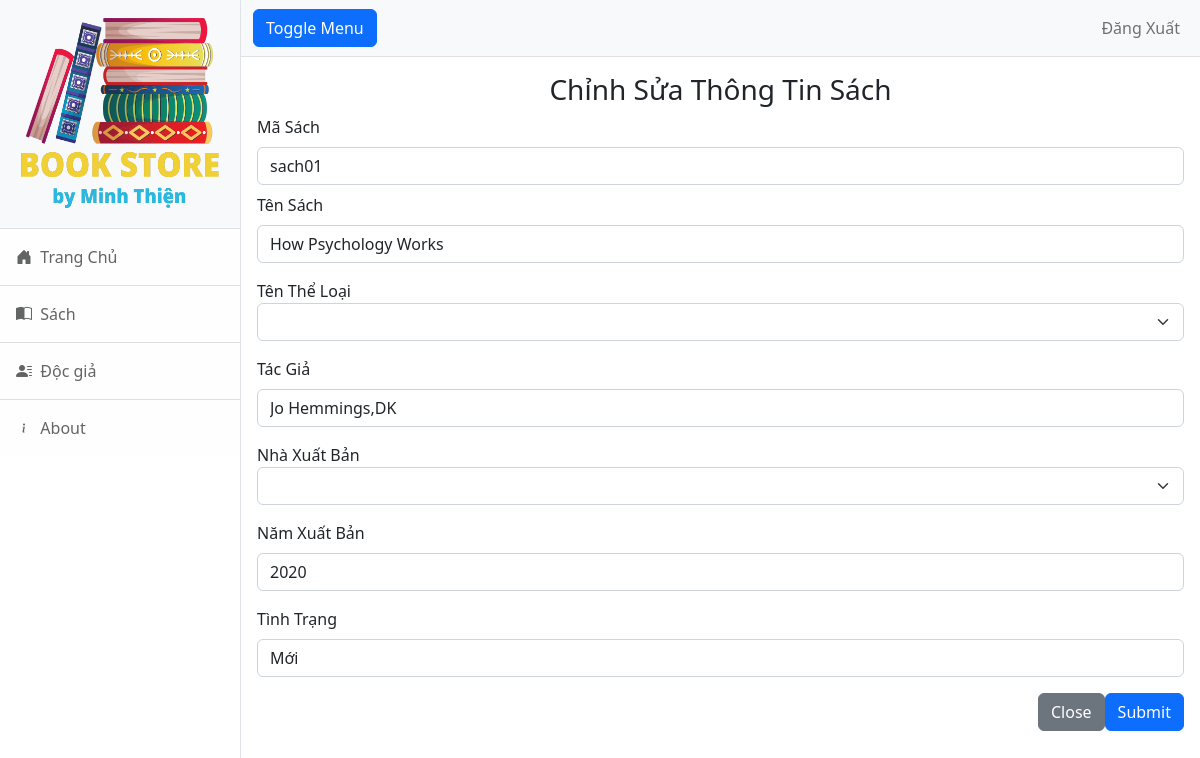
The app's page /thuvien/Sach/edit_book.php?masach=sach01 with its own data.
### tables this page shows
CREATE TABLE `sach` (
  `masach` varchar(10) NOT NULL,
  `tensach` varchar(50) NOT NULL,
  `matheloai` varchar(10) NOT NULL,
  `tacgia` varchar(50) NOT NULL,
  `manxb` varchar(10) NOT NULL,
  `namxuatban` year(4) NOT NULL,
  `hientrang` varchar(20) NOT NULL
);

### thuvien/Sach/edit_book.php (the view, shortened to what this page needs)
<!DOCTYPE html>
<head>
    <link href="css/styles.css" rel="stylesheet" />
</head>
<?php
include('connect.php');
$masach = $_GET['masach'];
$query = "SELECT * FROM sach WHERE masach ='$masach'";
$ketqua = mysqli_query($connect, $query);
$row = mysqli_fetch_array($ketqua);
?>
<body>
    <div class="d-flex" id="wrapper">
        <div class="border-end bg-white" id="sidebar-wrapper">
            <div class="sidebar-heading border-bottom bg-light"><img height="200px" width="200px" src="img/logo.png"></div>
            <div class="list-group list-group-flush">
                <a class="bi bi-house-door-fill list-group-item list-group-item-action list-group-item-light p-3" href="home.php"> &nbspTrang Chủ</a>
                <a class="bi bi-book-half list-group-item list-group-item-action list-group-item-light p-3" href="#!"> &nbspSách</a>
                <a class="bi bi-person-lines-fill list-group-item list-group-item-action list-group-item-light p-3" href="../DocGia/docgia.php"> &nbspĐộc giả</a>
                <a class="bi bi-info list-group-item list-group-item-action list-group-item-light p-3" href="#!"> &nbspAbout</a>
            </div>
        </div>
        <div id="page-content-wrapper">
            <nav class="navbar navbar-expand-lg navbar-light bg-light border-bottom">
                <div class="container-fluid">
                    <button class="btn btn-primary" id="sidebarToggle">Toggle Menu</button>
                    <div class="collapse navbar-collapse" id="navbarSupportedContent">
                        <ul class="navbar-nav ms-auto mt-2 mt-lg-0">
                            <li class="nav-item active"><a class="nav-link" href="logout.php">Đăng Xuất</a></li>
                        </ul>
                    </div>
                </div>
            </nav>
            <form class="p-md-3" action="Update_book.php" method="post">
                <h3 class="text-center">Chỉnh Sửa Thông Tin Sách</h3>
                <div class="mb-2">
                    <label for="exampleInputMaNV" class="form-label">Mã Sách</label>
                    <input class="form-control" type="text" name="masach" placeholder="Mã Sách" value="<?php echo $row['masach']; ?>">
                </div>
                <div class="mb-3">
                    <label for="exampleInputUsername" class="form-label">Tên Sách</label>
                    <input class="form-control" type="text" name="tensach" placeholder="Tên Sách" value="<?php echo $row['tensach']; ?>">
                </div>
                <div class="mb-3">
                    <div class="control-group">
                        <label class="control-label" for="inputtheloai">Tên Thể Loại</label>
                        <select class="form-select" name="matheloai" >
                            <option></option>
                            <?php
                            include("../connect.php");
                            $cat_query = mysqli_query($connect, "select * from theloai");
                            while ($cat_row = mysqli_fetch_array($cat_query)) {
                            ?>
                                <option value="<?php echo $cat_row['matheloai']; ?>"><?php echo $cat_row['tentheloai']; ?></option>
                            <?php  } ?>
                        </select>
                    </div>
                </div>
                <div class="mb-3">
                    <label for="exampleInputUsername" class="form-label">Tác Giả</label>
                    <input class="form-control" type="text" name="tacgia" placeholder="Tác Giả" value="<?php echo $row['tacgia']; ?>">
                </div>
                <div class="mb-3">
                    <div class="control-group">
                        <label class="control-label" for="inputtheloai">Nhà Xuất Bản</label>
                        <select class="form-select" name="manxb">
                            <option></option>
                            <?php
                            include("../connect.php");
                            $cat_query = mysqli_query($connect, "select * from nhaxuatban");
                            while ($cat_row = mysqli_fetch_array($cat_query)) {
                            ?>
                                <option value="<?php echo $cat_row['manxb']; ?>"><?php echo $cat_row['tennxb']; ?></option>
                            <?php  } ?>
                        </select>
                    </div>
                </div>
                <div class="mb-3">
                    <label for="exampleInputUsername" class="form-label">Năm Xuất Bản</label>
                    <input class="form-control" type="text" name="namxuatban" placeholder="Năm Xuất Bản" value="<?php echo $row['namxuatban']; ?>">
                </div>
                <div class="mb-3">
                    <label for="exampleInputUsername" class="form-label">Tình Trạng</label>
                    <input class="form-control" type="text" name="hientrang" placeholder="Hiện Trạng" value="<?php echo $row['hientrang']; ?>">
                </div>
                <div class="modal-footer">
                    <button type="button" class="btn btn-secondary" data-bs-dismiss="modal">Close</button>
                    <input class="btn btn-primary" type="submit" name="capnhat">
                </div>
            </form>
</body>
</html>

### records on screen
sach: masach "sach01", tensach "How Psychology Works", tacgia "Jo Hemmings,DK", namxuatban "2020", hientrang "Mới"
